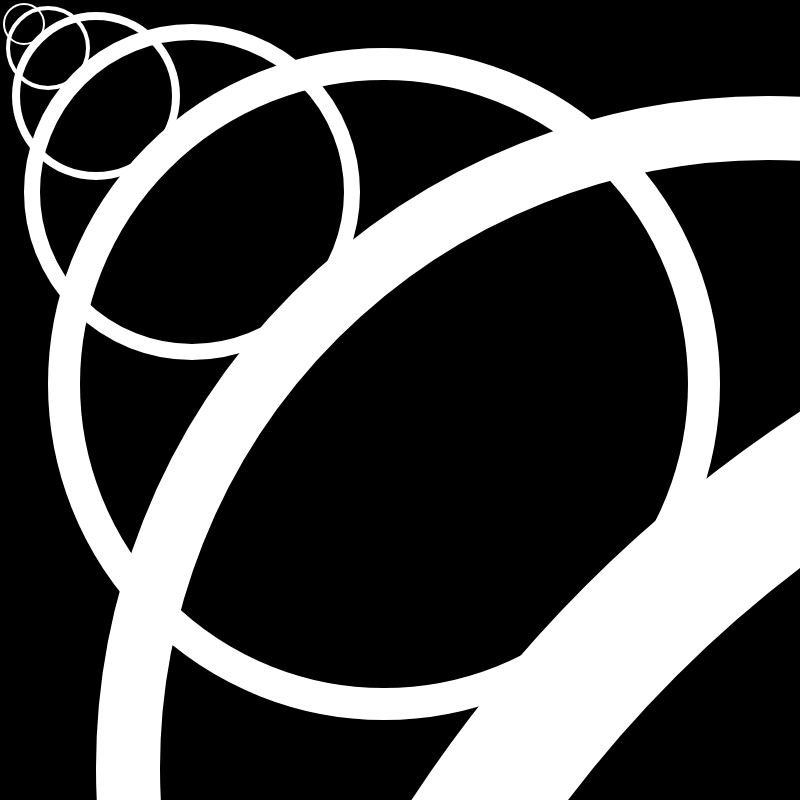
Frame 1 (no input)
Frame 60 (no input): identical to frame 1, image omitted
Frame 120 (the mouse pressed at the canvas centre since frame 60): identical to frame 1, image omitted

The p5.js sketch that drew this single still picture (run headless with seeded random() and noise() and a simulated clock; from frame 60 on, the mouse is pressed at the canvas centre):

// p5.js sketch
// ── sketch.js
function setup() {
  createCanvas(800, 800);
  noFill();
  stroke(255);
}

function draw() {
  background(0);
  
  for (var i=0; i<8; i++) {
    scale(2, 2);
    
    // scale(2, 2) scales the coordinate x 2
    // so in each iteration, we keep doubling the effect
    // of the position arguments
    ellipse(12, 12, 20, 20);
    
    // e.g.
    // ellipse(12, 12, 20, 20);
    // ellipse(24, 24, 40, 40);
    // ellipse(48, 48, 80, 80);
    // ellipse(96, 96, 160, 160);
    // ....
  }
}
